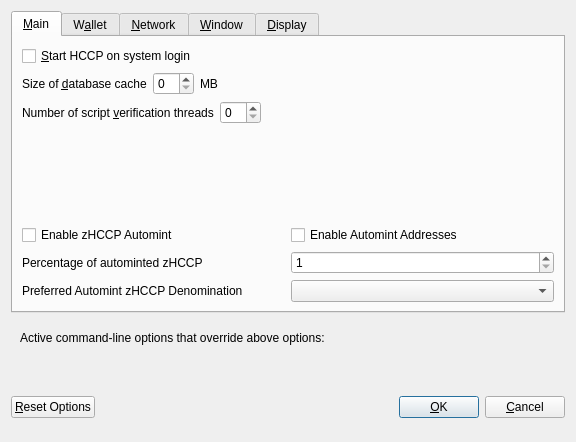
<?xml version="1.0" encoding="UTF-8"?>
<ui version="4.0">
 <class>OptionsDialog</class>
 <widget class="QDialog" name="OptionsDialog">
  <property name="geometry">
   <rect>
    <x>0</x>
    <y>0</y>
    <width>576</width>
    <height>442</height>
   </rect>
  </property>
  <property name="windowTitle">
   <string>Options</string>
  </property>
  <property name="modal">
   <bool>true</bool>
  </property>
  <layout class="QVBoxLayout" name="verticalLayout">
   <item>
    <widget class="QTabWidget" name="tabWidget">
     <property name="currentIndex">
      <number>0</number>
     </property>
     <widget class="QWidget" name="tabMain">
      <attribute name="title">
       <string>&amp;Main</string>
      </attribute>
      <layout class="QVBoxLayout" name="verticalLayout_Main">
       <item>
        <widget class="QCheckBox" name="bitcoinAtStartup">
         <property name="toolTip">
          <string>Automatically start HCCP after logging in to the system.</string>
         </property>
         <property name="text">
          <string>&amp;Start HCCP on system login</string>
         </property>
        </widget>
       </item>
       <item>
        <layout class="QHBoxLayout" name="horizontalLayout_2_Main">
         <item>
          <widget class="QLabel" name="databaseCacheLabel">
           <property name="text">
            <string>Size of &amp;database cache</string>
           </property>
           <property name="textFormat">
            <enum>Qt::PlainText</enum>
           </property>
           <property name="buddy">
            <cstring>databaseCache</cstring>
           </property>
          </widget>
         </item>
         <item>
          <widget class="QSpinBox" name="databaseCache"/>
         </item>
         <item>
          <widget class="QLabel" name="databaseCacheUnitLabel">
           <property name="text">
            <string>MB</string>
           </property>
           <property name="textFormat">
            <enum>Qt::PlainText</enum>
           </property>
          </widget>
         </item>
         <item>
          <spacer name="horizontalSpacer_2_Main">
           <property name="orientation">
            <enum>Qt::Horizontal</enum>
           </property>
           <property name="sizeHint" stdset="0">
            <size>
             <width>40</width>
             <height>20</height>
            </size>
           </property>
          </spacer>
         </item>
        </layout>
       </item>
       <item>
        <layout class="QHBoxLayout" name="horizontalLayout_3_Main">
         <item>
          <widget class="QLabel" name="threadsScriptVerifLabel">
           <property name="text">
            <string>Number of script &amp;verification threads</string>
           </property>
           <property name="textFormat">
            <enum>Qt::PlainText</enum>
           </property>
           <property name="buddy">
            <cstring>threadsScriptVerif</cstring>
           </property>
          </widget>
         </item>
         <item>
          <widget class="QSpinBox" name="threadsScriptVerif">
           <property name="toolTip">
            <string>(0 = auto, &lt;0 = leave that many cores free)</string>
           </property>
          </widget>
         </item>
         <item>
          <spacer name="horizontalSpacer_3_Main">
           <property name="orientation">
            <enum>Qt::Horizontal</enum>
           </property>
           <property name="sizeHint" stdset="0">
            <size>
             <width>40</width>
             <height>20</height>
            </size>
           </property>
          </spacer>
         </item>
        </layout>
       </item>
       <item>
        <spacer name="verticalSpacer_2">
         <property name="orientation">
          <enum>Qt::Vertical</enum>
         </property>
         <property name="sizeHint" stdset="0">
          <size>
           <width>20</width>
           <height>40</height>
          </size>
         </property>
        </spacer>
       </item>
       <item>
        <widget class="QWidget" name="verticalZpivOptionsWidget" native="true">
         <layout class="QVBoxLayout" name="verticalZpivOptionsLayout">
          <property name="margin">
           <number>0</number>
          </property>
          <item>
           <layout class="QHBoxLayout" name="horizontalAutomintingLayout">
            <item>
             <widget class="QCheckBox" name="checkBoxZeromintEnable">
              <property name="toolTip">
               <string>Enable automatic minting of HCCP units to zHCCP</string>
              </property>
              <property name="layoutDirection">
               <enum>Qt::LeftToRight</enum>
              </property>
              <property name="text">
               <string>Enable zHCCP Automint</string>
              </property>
             </widget>
            </item>
            <item>
             <widget class="QCheckBox" name="checkBoxZeromintAddresses">
              <property name="toolTip">
               <string>Enable automatic zHCCP minting from specific addresses</string>
              </property>
              <property name="layoutDirection">
               <enum>Qt::LeftToRight</enum>
              </property>
              <property name="text">
               <string>Enable Automint Addresses</string>
              </property>
             </widget>
            </item>
           </layout>
          </item>
          <item>
           <layout class="QHBoxLayout" name="horizontalZmintPercentageLayout">
            <item>
             <widget class="QLabel" name="percentage_label">
              <property name="toolTip">
               <string>Percentage of incoming HCCP which get automatically converted to zHCCP via Zerocoin Protocol (min: 10%)</string>
              </property>
              <property name="text">
               <string>Percentage of autominted zHCCP</string>
              </property>
             </widget>
            </item>
            <item>
             <widget class="QSpinBox" name="zeromintPercentage">
              <property name="minimum">
               <number>1</number>
              </property>
              <property name="maximum">
               <number>100</number>
              </property>
             </widget>
            </item>
           </layout>
          </item>
          <item>
           <layout class="QHBoxLayout" name="horizontalLayout" stretch="0,0">
            <property name="sizeConstraint">
             <enum>QLayout::SetFixedSize</enum>
            </property>
            <item>
             <widget class="QLabel" name="labelPreferredDenom">
              <property name="maximumSize">
               <size>
                <width>16777215</width>
                <height>16777215</height>
               </size>
              </property>
              <property name="toolTip">
               <string>Wait with automatic conversion to Zerocoin until enough HCCP for this denomination is available</string>
              </property>
              <property name="text">
               <string>Preferred Automint zHCCP Denomination</string>
              </property>
             </widget>
            </item>
            <item>
             <widget class="QComboBox" name="preferredDenom">
              <property name="maximumSize">
               <size>
                <width>16777215</width>
                <height>27</height>
               </size>
              </property>
              <property name="toolTip">
               <string>Wait with automatic conversion to Zerocoin until enough HCCP for this denomination is available</string>
              </property>
              <property name="maxVisibleItems">
               <number>9</number>
              </property>
              <property name="maxCount">
               <number>9</number>
              </property>
             </widget>
            </item>
           </layout>
          </item>
         </layout>
        </widget>
       </item>
      </layout>
     </widget>
     <widget class="QWidget" name="tabWallet">
      <attribute name="title">
       <string>W&amp;allet</string>
      </attribute>
      <layout class="QVBoxLayout" name="verticalLayout_Wallet">
       <item>
        <layout class="QHBoxLayout" name="horizontalLayout_2_Wallet">
         <item>
          <widget class="QLabel" name="labelStakeSplitThresholdText">
           <property name="text">
            <string>Stake split threshold:</string>
           </property>
          </widget>
         </item>
         <item>
          <widget class="QSpinBox" name="spinBoxStakeSplitThreshold">
           <property name="minimum">
            <number>1</number>
           </property>
           <property name="maximum">
            <number>999999</number>
           </property>
          </widget>
         </item>
        </layout>
       </item>
       <item>
        <widget class="QGroupBox" name="groupBox">
         <property name="title">
          <string>Expert</string>
         </property>
         <layout class="QVBoxLayout" name="verticalLayout_2">
          <item>
           <widget class="QCheckBox" name="coinControlFeatures">
            <property name="toolTip">
             <string>Whether to show coin control features or not.</string>
            </property>
            <property name="text">
             <string>Enable coin &amp;control features</string>
            </property>
           </widget>
          </item>
          <item>
           <widget class="QCheckBox" name="showMasternodesTab">
            <property name="toolTip">
             <string>Show additional tab listing all your masternodes in first sub-tab&lt;br/&gt;and all masternodes on the network in second sub-tab.</string>
            </property>
            <property name="text">
             <string>Show Masternodes Tab</string>
            </property>
           </widget>
          </item>
          <item>
           <widget class="QCheckBox" name="spendZeroConfChange">
            <property name="toolTip">
             <string>If you disable the spending of unconfirmed change, the change from a transaction&lt;br/&gt;cannot be used until that transaction has at least one confirmation.&lt;br/&gt;This also affects how your balance is computed.</string>
            </property>
            <property name="text">
             <string>&amp;Spend unconfirmed change</string>
            </property>
           </widget>
          </item>
         </layout>
        </widget>
       </item>
       <item>
        <spacer name="verticalSpacer_Wallet">
         <property name="orientation">
          <enum>Qt::Vertical</enum>
         </property>
         <property name="sizeHint" stdset="0">
          <size>
           <width>20</width>
           <height>40</height>
          </size>
         </property>
        </spacer>
       </item>
      </layout>
     </widget>
     <widget class="QWidget" name="tabNetwork">
      <attribute name="title">
       <string>&amp;Network</string>
      </attribute>
      <layout class="QVBoxLayout" name="verticalLayout_Network">
       <item>
        <widget class="QCheckBox" name="mapPortUpnp">
         <property name="toolTip">
          <string>Automatically open the HCCP client port on the router. This only works when your router supports UPnP and it is enabled.</string>
         </property>
         <property name="text">
          <string>Map port using &amp;UPnP</string>
         </property>
        </widget>
       </item>
       <item>
        <widget class="QCheckBox" name="allowIncoming">
         <property name="toolTip">
          <string>Accept connections from outside</string>
         </property>
         <property name="text">
          <string>Allow incoming connections</string>
         </property>
        </widget>
       </item>
       <item>
        <widget class="QCheckBox" name="connectSocks">
         <property name="toolTip">
          <string>Connect to the HCCP network through a SOCKS5 proxy.</string>
         </property>
         <property name="text">
          <string>&amp;Connect through SOCKS5 proxy (default proxy):</string>
         </property>
        </widget>
       </item>
       <item>
        <layout class="QHBoxLayout" name="horizontalLayout_1_Network">
         <item>
          <widget class="QLabel" name="proxyIpLabel">
           <property name="text">
            <string>Proxy &amp;IP:</string>
           </property>
           <property name="textFormat">
            <enum>Qt::PlainText</enum>
           </property>
           <property name="buddy">
            <cstring>proxyIp</cstring>
           </property>
          </widget>
         </item>
         <item>
          <widget class="QValidatedLineEdit" name="proxyIp">
           <property name="minimumSize">
            <size>
             <width>140</width>
             <height>0</height>
            </size>
           </property>
           <property name="maximumSize">
            <size>
             <width>140</width>
             <height>16777215</height>
            </size>
           </property>
           <property name="toolTip">
            <string>IP address of the proxy (e.g. IPv4: 127.0.0.1 / IPv6: ::1)</string>
           </property>
          </widget>
         </item>
         <item>
          <widget class="QLabel" name="proxyPortLabel">
           <property name="text">
            <string>&amp;Port:</string>
           </property>
           <property name="textFormat">
            <enum>Qt::PlainText</enum>
           </property>
           <property name="buddy">
            <cstring>proxyPort</cstring>
           </property>
          </widget>
         </item>
         <item>
          <widget class="QLineEdit" name="proxyPort">
           <property name="minimumSize">
            <size>
             <width>55</width>
             <height>0</height>
            </size>
           </property>
           <property name="maximumSize">
            <size>
             <width>55</width>
             <height>16777215</height>
            </size>
           </property>
           <property name="toolTip">
            <string>Port of the proxy (e.g. 9050)</string>
           </property>
          </widget>
         </item>
         <item>
          <spacer name="horizontalSpacer_1_Network">
           <property name="orientation">
            <enum>Qt::Horizontal</enum>
           </property>
           <property name="sizeHint" stdset="0">
            <size>
             <width>40</width>
             <height>20</height>
            </size>
           </property>
          </spacer>
         </item>
        </layout>
       </item>
       <item>
        <spacer name="verticalSpacer_Network">
         <property name="orientation">
          <enum>Qt::Vertical</enum>
         </property>
         <property name="sizeHint" stdset="0">
          <size>
           <width>20</width>
           <height>40</height>
          </size>
         </property>
        </spacer>
       </item>
      </layout>
     </widget>
     <widget class="QWidget" name="tabWindow">
      <attribute name="title">
       <string>&amp;Window</string>
      </attribute>
      <layout class="QVBoxLayout" name="verticalLayout_Window">
       <item>
        <widget class="QCheckBox" name="minimizeToTray">
         <property name="toolTip">
          <string>Show only a tray icon after minimizing the window.</string>
         </property>
         <property name="text">
          <string>&amp;Minimize to the tray instead of the taskbar</string>
         </property>
        </widget>
       </item>
       <item>
        <widget class="QCheckBox" name="minimizeOnClose">
         <property name="toolTip">
          <string>Minimize instead of exit the application when the window is closed. When this option is enabled, the application will be closed only after selecting Quit in the menu.</string>
         </property>
         <property name="text">
          <string>M&amp;inimize on close</string>
         </property>
        </widget>
       </item>
       <item>
        <spacer name="verticalSpacer_Window">
         <property name="orientation">
          <enum>Qt::Vertical</enum>
         </property>
         <property name="sizeHint" stdset="0">
          <size>
           <width>20</width>
           <height>40</height>
          </size>
         </property>
        </spacer>
       </item>
      </layout>
     </widget>
     <widget class="QWidget" name="tabDisplay">
      <attribute name="title">
       <string>&amp;Display</string>
      </attribute>
      <layout class="QVBoxLayout" name="verticalLayout_Display">
       <item>
        <layout class="QHBoxLayout" name="horizontalLayout_1_Display">
         <item>
          <widget class="QLabel" name="langLabel">
           <property name="text">
            <string>User Interface &amp;language:</string>
           </property>
           <property name="textFormat">
            <enum>Qt::PlainText</enum>
           </property>
           <property name="buddy">
            <cstring>lang</cstring>
           </property>
          </widget>
         </item>
         <item>
          <widget class="QValueComboBox" name="lang">
           <property name="toolTip">
            <string>The user interface language can be set here. This setting will take effect after restarting HCCP.</string>
           </property>
          </widget>
         </item>
        </layout>
       </item>
       <item>
        <widget class="QLabel" name="label_3">
         <property name="toolTip">
          <string notr="true"/>
         </property>
         <property name="statusTip">
          <string notr="true"/>
         </property>
         <property name="whatsThis">
          <string notr="true"/>
         </property>
         <property name="accessibleName">
          <string notr="true"/>
         </property>
         <property name="text">
          <string>Language missing or translation incomplete? Help contributing translations here:
https://discord.gg/zgcXB76</string>
         </property>
         <property name="wordWrap">
          <bool>true</bool>
         </property>
         <property name="openExternalLinks">
          <bool>true</bool>
         </property>
         <property name="textInteractionFlags">
          <set>Qt::TextBrowserInteraction</set>
         </property>
        </widget>
       </item>
       <item>
        <layout class="QHBoxLayout" name="horizontalLayout_2_Display" stretch="0,0">
         <item>
          <widget class="QLabel" name="themeLabel">
           <property name="text">
            <string>User Interface Theme:</string>
           </property>
          </widget>
         </item>
         <item>
          <widget class="QValueComboBox" name="theme"/>
         </item>
        </layout>
       </item>
       <item>
        <widget class="QWidget" name="verticalZpivDisplayWidget" native="true">
         <layout class="QVBoxLayout" name="verticalZpivDisplayLayout">
          <property name="margin">
           <number>0</number>
          </property>
          <item>
           <widget class="Line" name="line">
            <property name="orientation">
             <enum>Qt::Horizontal</enum>
            </property>
           </widget>
          </item>
          <item>
           <layout class="QHBoxLayout" name="horizontalLayout_3_Display">
            <item>
             <widget class="QLabel" name="unitLabel">
              <property name="text">
               <string>Unit to show amounts in:</string>
              </property>
              <property name="textFormat">
               <enum>Qt::PlainText</enum>
              </property>
             </widget>
            </item>
            <item>
             <widget class="QValueComboBox" name="unit">
              <property name="toolTip">
               <string>Choose the default subdivision unit to show in the interface and when sending coins.</string>
              </property>
             </widget>
            </item>
           </layout>
          </item>
          <item>
           <layout class="QHBoxLayout" name="horizontalLayout_4_Display">
            <item>
             <widget class="QLabel" name="digitsLabel">
              <property name="text">
               <string>Decimal digits</string>
              </property>
             </widget>
            </item>
            <item>
             <widget class="QValueComboBox" name="digits"/>
            </item>
           </layout>
          </item>
          <item>
           <layout class="QHBoxLayout" name="horizontalLayout_5_Display">
            <item>
             <widget class="QCheckBox" name="checkBoxHideZeroBalances">
              <property name="toolTip">
               <string>Hide empty balances</string>
              </property>
              <property name="layoutDirection">
               <enum>Qt::LeftToRight</enum>
              </property>
              <property name="text">
               <string>Hide empty balances</string>
              </property>
             </widget>
            </item>
            <item>
             <widget class="QCheckBox" name="checkBoxHideOrphans">
              <property name="toolTip">
               <string>Hide orphan stakes in transaction lists</string>
              </property>
              <property name="text">
               <string>Hide orphan stakes</string>
              </property>
             </widget>
            </item>
            <item>
             <spacer name="horizontalSpacer">
              <property name="orientation">
               <enum>Qt::Horizontal</enum>
              </property>
              <property name="sizeHint" stdset="0">
               <size>
                <width>40</width>
                <height>20</height>
               </size>
              </property>
             </spacer>
            </item>
           </layout>
          </item>
          <item>
           <layout class="QHBoxLayout" name="horizontalLayout_6_Display">
            <item>
             <widget class="QLabel" name="thirdPartyTxUrlsLabel">
              <property name="toolTip">
               <string>Third party URLs (e.g. a block explorer) that appear in the transactions tab as context menu items. %s in the URL is replaced by transaction hash. Multiple URLs are separated by vertical bar |.</string>
              </property>
              <property name="text">
               <string>Third party transaction URLs</string>
              </property>
             </widget>
            </item>
            <item>
             <widget class="QLineEdit" name="thirdPartyTxUrls">
              <property name="toolTip">
               <string>Third party URLs (e.g. a block explorer) that appear in the transactions tab as context menu items. %s in the URL is replaced by transaction hash. Multiple URLs are separated by vertical bar |.</string>
              </property>
             </widget>
            </item>
           </layout>
          </item>
         </layout>
        </widget>
       </item>
       <item>
        <spacer name="verticalSpacer">
         <property name="orientation">
          <enum>Qt::Vertical</enum>
         </property>
         <property name="sizeHint" stdset="0">
          <size>
           <width>20</width>
           <height>40</height>
          </size>
         </property>
        </spacer>
       </item>
      </layout>
     </widget>
    </widget>
   </item>
   <item>
    <widget class="QFrame" name="frame">
     <layout class="QVBoxLayout" name="verticalLayout_Bottom">
      <item>
       <layout class="QHBoxLayout" name="horizontalLayout_Bottom">
        <item>
         <widget class="QLabel" name="overriddenByCommandLineInfoLabel">
          <property name="text">
           <string>Active command-line options that override above options:</string>
          </property>
          <property name="textFormat">
           <enum>Qt::PlainText</enum>
          </property>
         </widget>
        </item>
        <item>
         <spacer name="horizontalSpacer_Bottom">
          <property name="orientation">
           <enum>Qt::Horizontal</enum>
          </property>
          <property name="sizeHint" stdset="0">
           <size>
            <width>40</width>
            <height>20</height>
           </size>
          </property>
         </spacer>
        </item>
       </layout>
      </item>
      <item>
       <widget class="QLabel" name="overriddenByCommandLineLabel">
        <property name="text">
         <string/>
        </property>
        <property name="textFormat">
         <enum>Qt::PlainText</enum>
        </property>
        <property name="wordWrap">
         <bool>true</bool>
        </property>
       </widget>
      </item>
     </layout>
    </widget>
   </item>
   <item>
    <layout class="QHBoxLayout" name="horizontalLayout_Buttons">
     <item>
      <widget class="QPushButton" name="resetButton">
       <property name="toolTip">
        <string>Reset all client options to default.</string>
       </property>
       <property name="text">
        <string>&amp;Reset Options</string>
       </property>
       <property name="autoDefault">
        <bool>false</bool>
       </property>
      </widget>
     </item>
     <item>
      <spacer name="horizontalSpacer_1">
       <property name="orientation">
        <enum>Qt::Horizontal</enum>
       </property>
       <property name="sizeHint" stdset="0">
        <size>
         <width>40</width>
         <height>48</height>
        </size>
       </property>
      </spacer>
     </item>
     <item>
      <widget class="QLabel" name="statusLabel">
       <property name="minimumSize">
        <size>
         <width>200</width>
         <height>0</height>
        </size>
       </property>
       <property name="font">
        <font>
         <weight>75</weight>
         <bold>true</bold>
        </font>
       </property>
       <property name="text">
        <string/>
       </property>
       <property name="textFormat">
        <enum>Qt::PlainText</enum>
       </property>
       <property name="wordWrap">
        <bool>true</bool>
       </property>
      </widget>
     </item>
     <item>
      <spacer name="horizontalSpacer_2">
       <property name="orientation">
        <enum>Qt::Horizontal</enum>
       </property>
       <property name="sizeHint" stdset="0">
        <size>
         <width>40</width>
         <height>48</height>
        </size>
       </property>
      </spacer>
     </item>
     <item>
      <widget class="QPushButton" name="okButton">
       <property name="text">
        <string>&amp;OK</string>
       </property>
       <property name="autoDefault">
        <bool>false</bool>
       </property>
       <property name="default">
        <bool>true</bool>
       </property>
      </widget>
     </item>
     <item>
      <widget class="QPushButton" name="cancelButton">
       <property name="text">
        <string>&amp;Cancel</string>
       </property>
       <property name="autoDefault">
        <bool>false</bool>
       </property>
      </widget>
     </item>
    </layout>
   </item>
  </layout>
 </widget>
 <customwidgets>
  <customwidget>
   <class>QValidatedLineEdit</class>
   <extends>QLineEdit</extends>
   <header>qvalidatedlineedit.h</header>
  </customwidget>
  <customwidget>
   <class>QValueComboBox</class>
   <extends>QComboBox</extends>
   <header>qvaluecombobox.h</header>
  </customwidget>
 </customwidgets>
 <resources/>
 <connections/>
</ui>
